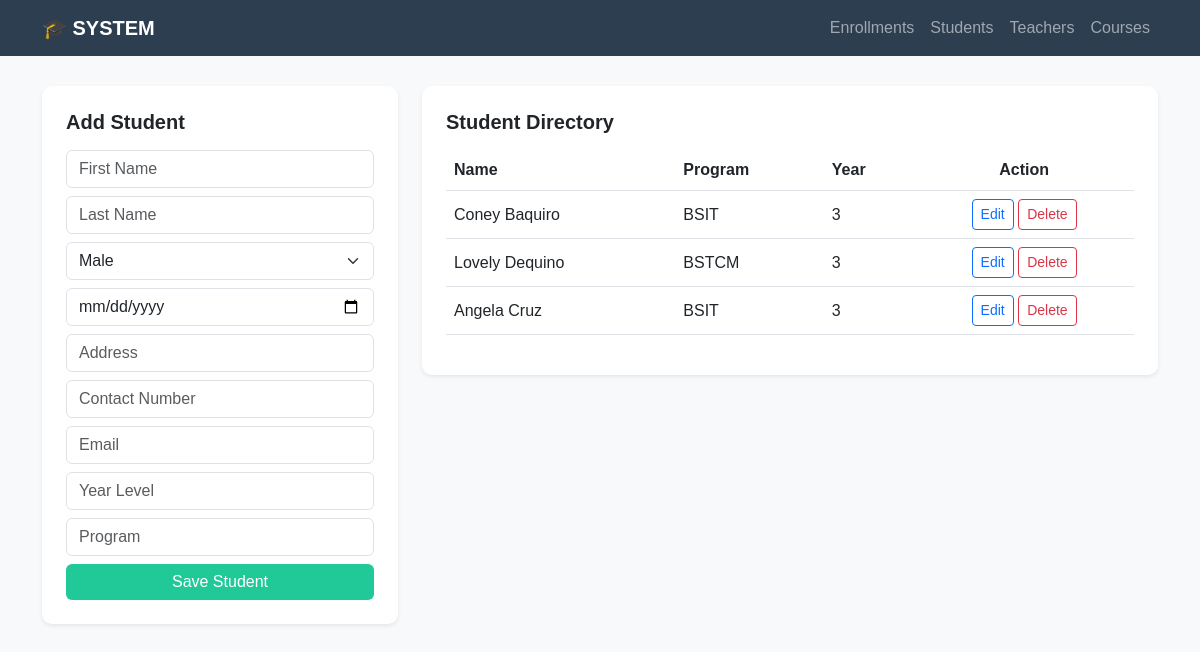
The page /students/ on the database its author committed.
### student/models.py (models this page shows, shortened)
class Student(models.Model):
    first_name = models.CharField(max_length=50)
    last_name = models.CharField(max_length=50)
    gender = models.CharField(max_length=10)
    birthdate = models.DateField()
    address = models.CharField(max_length=150)
    contact_number = models.CharField(max_length=15)
    email = models.EmailField(unique=True)
    year_level = models.IntegerField()
    program = models.CharField(max_length=100)
    enrollment_date = models.DateField(auto_now_add=True)

### student/views.py (the view, shortened to what this page needs)
# urls.py: path('students/', views.student_list, name='student_list'),
def student_list(request):
    return render(request, 'student/student_list.html', {'students': Student.objects.all()})

### templates/student/student_list.html (shortened to what this page needs)
{% extends 'student/base.html' %}
{% block content %}
<div class="row">
    <div class="col-md-4">
        <div class="card p-4 shadow-sm">
            <h5 class="fw-bold mb-3">Add Student</h5>
            <form method="POST" action="." class="modal-content">
                <input type="text" name="first_name" class="form-control mb-2" placeholder="First Name" required>
                <input type="text" name="last_name" class="form-control mb-2" placeholder="Last Name" required>
                <select name="gender" class="form-select mb-2">
                    <option value="Male">Male</option>
                </select>
                <input type="date" name="birthdate" class="form-control mb-2" required>
                <input type="text" name="address" class="form-control mb-2" placeholder="Address">
                <input type="text" name="contact" class="form-control mb-2" placeholder="Contact Number">
                <input type="email" name="email" class="form-control mb-2" placeholder="Email" required>
                <input type="number" name="year_level" class="form-control mb-2" placeholder="Year Level">
                <input type="text" name="program" class="form-control mb-2" placeholder="Program">
                <button type="submit" name="add_student" class="btn btn-primary w-100">Save Student</button>
            </form>
        </div>
    </div>
    <div class="col-md-8">
        <div class="card p-4 shadow-sm">
            <h5 class="fw-bold mb-3">Student Directory</h5>
            <table class="table align-middle">
                <thead>
                    <tr>
                        <th>Name</th>
                        <th>Program</th>
                        <th>Year</th>
                        <th class="text-center">Action</th>
                    </tr>
                </thead>
                <tbody>
                    {% for s in students %}
                    <tr>
                        <td>{{ s.first_name }} {{ s.last_name }}</td>
                        <td>{{ s.program }}</td>
                        <td>{{ s.year_level }}</td>
                        <td class="text-center">
                            <button class="btn btn-sm btn-outline-primary" data-bs-toggle="modal" data-bs-target="#editStudent{{ s.id }}">
                                Edit
                            </button>
                            <a href="{% url 'delete_student' s.id %}"
                               class="btn btn-sm btn-outline-danger"
                               onclick="return confirm('Are you sure you want to delete {{ s.first_name }}?')">
                                Delete
                            </a>
                        </td>
                    </tr>
                    {% endfor %}
                </tbody>
            </table>
        </div>
    </div>
</div>
{% endblock %}

### templates/student/base.html (style rules this page uses)
body { background-color: #f8f9fa; font-family: sans-serif; }
.card { border-radius: 10px; border: none; box-shadow: 0 4px 6px rgba(0,0,0,0.1); }
.btn-primary { background-color: #20c997; border: none; }

### rows shown on the page
Student: first_name "Coney", last_name "Baquiro", program "BSIT", year_level "3"
Student: first_name "Lovely", last_name "Dequino", program "BSTCM", year_level "3"
Student: first_name "Angela", last_name "Cruz", program "BSIT", year_level "3"
